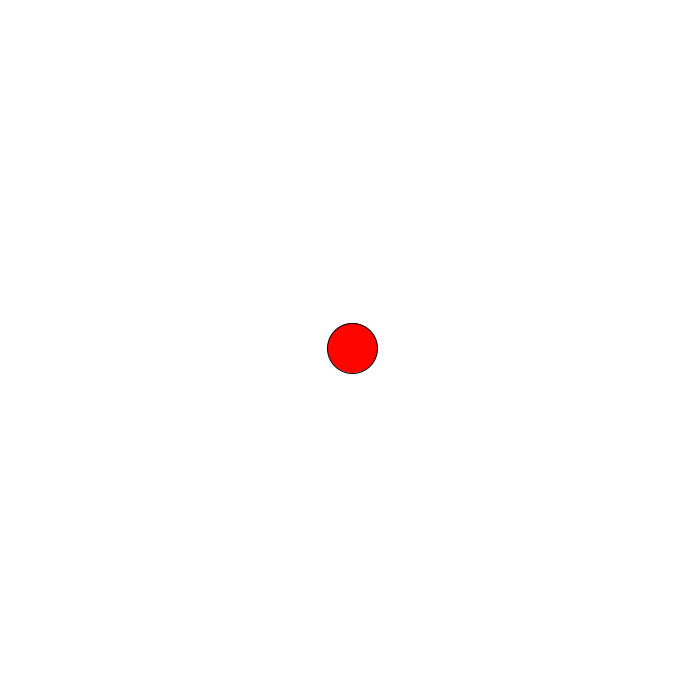
Frame 1 (no input)
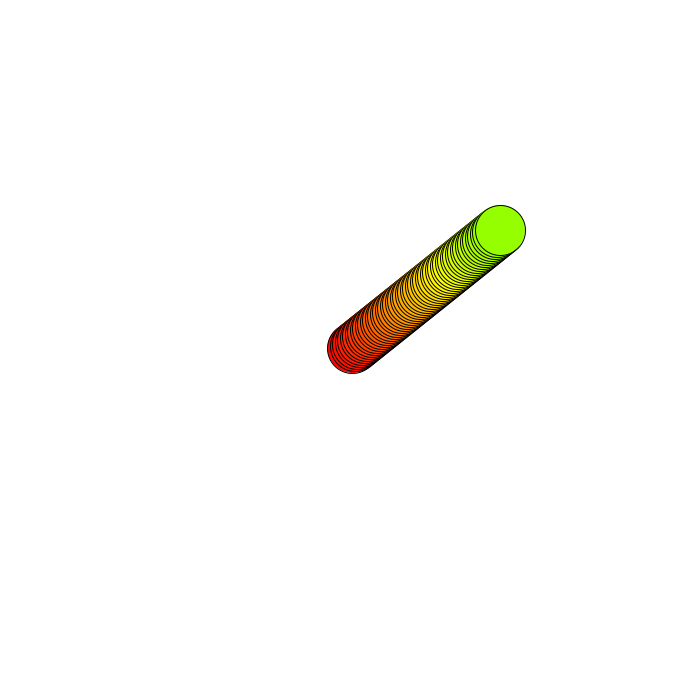
Frame 60 (the mouse pressed at the canvas centre just before this capture)
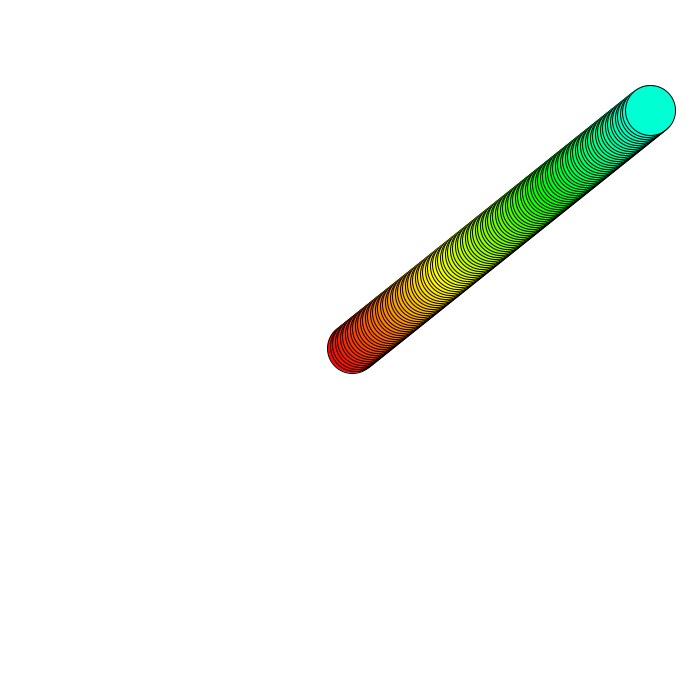
Frame 120 (the mouse held since frame 60 and released just before this capture)

The Processing sketch that drew these frames (run headless with seeded random() and noise(); from frame 60 on, the mouse is pressed at the canvas centre):

// Processing sketch: Walker
// ── Walker.pde
int test12;
PVector loc;
PVector vel;
int col =0 ;
void setup() {
  loc = new PVector(width/2, height/2);
  vel = new PVector(2.5, -2);
  size(700, 700);
  frameRate(200);
  background(255);
  colorMode(HSB,255,255,255);
}
void draw() {
  if(++col > 255) col = 0;
  fill(col,255,255);
  walk();
}

// ── walk.pde
float R=25;
void walk() {
  loc.add(vel);
  if (loc.x-R < 0 || loc.x+R >width ) {
    vel.x = vel.x*-1;
  }
  if (loc.y-R < 0 || loc.y+R >height ) {
    vel.y = vel.y*-1;
  }
  circle(loc.x, loc.y, R*2);
}
